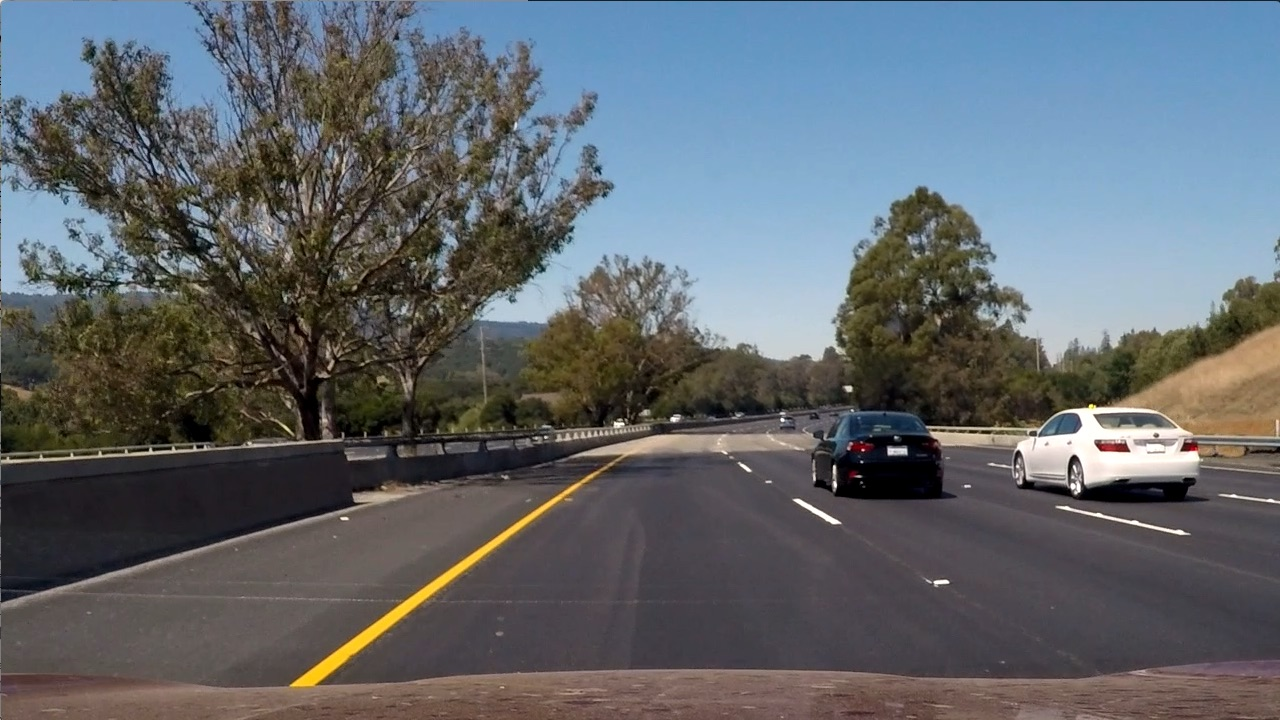
#> input picture Term1_Computer_Vision_and_Deep_Learning/05_Project-Vehicle_Detection_and_Tracking/bbox-example-image2.jpg, 1280 x 720 px; its folder holds 5 pictures in this run
$ jupyter execute --allow-errors 'Project - Vehicle Detection and Tracking.ipynb'   (shell and % lines are left out)   (older library calls are emulated)
#> lines starting #> are read from the running program, lines starting #| are printed output that depends on the picture; after the words box and inside, x2 and y2 are one past the last pixel; in counts of white or black regions, pixels touching at a corner belong together
# Project - Vehicle Detection and Tracking

[cell 1]
data_DIR = './data/small_data'

[cell 2]
import matplotlib.image as mpimg
import matplotlib.pyplot as plt
import numpy as np
import cv2
import glob
import time
from sklearn.svm import LinearSVC
from sklearn.preprocessing import StandardScaler
from skimage.feature import hog
# NOTE: the next import is only valid
# for scikit-learn version <= 0.17
# if you are using scikit-learn >= 0.18 then use this:
from sklearn.model_selection import train_test_split
from scipy.ndimage.measurements import label

## Data exploration

* used small dataset

[cell 3]
import matplotlib.image as mpimg
import matplotlib.pyplot as plt
import numpy as np
import cv2
import glob

# images are divided up into vehicles and non-vehicles

images = glob.glob(data_DIR + '/' +'*.jpeg')
cars = []
notcars = []

for image in images:
    if 'image' in image or 'extra' in image:
        notcars.append(image)
    else:
        cars.append(image)

# Define a function to return some characteristics of the dataset
def data_look(car_list, notcar_list):
    data_dict = {}
    # Define a key in data_dict "n_cars" and store the number of car images
    data_dict["n_cars"] = len(car_list)
    # Define a key "n_notcars" and store the number of notcar images
    data_dict["n_notcars"] = len(notcar_list)
    # Read in a test image, either car or notcar
    example_img = mpimg.imread(car_list[0])
    # Define a key "image_shape" and store the test image shape 3-tuple
    data_dict["image_shape"] = example_img.shape
    # Define a key "data_type" and store the data type of the test image.
    data_dict["data_type"] = example_img.dtype
    # Return data_dict
    return data_dict

#> (the rest of this cell did not finish here and is left out)

#> (a cell that did not finish here is left out)

## Implement Pipeline On Single Image

### Feature Extraction

#### Color-Space Histogram

[cell 5]
## Extract Color histogram from imgae
# [9 lines left out: function color_hist, not called in this run]

####  HOG

[cell 6]
## Extract HOG(Histogram of Oritented Gradients) from imgae
# [17 lines left out: function get_hog_features, not called in this run]


# Just for fun choose random car / not-car indices and plot example images
#> (the rest of this cell did not finish here and is left out)

#### Bin spatial

[cell 7]
## Extract spatial bins from imgae
# [5 lines left out: function bin_spatial, not called in this run]

#### Implement feature extraction fucntion

[cell 8]
## Extract features from training data set
def extract_features(imgs, color_space='RGB', spatial_size=(32, 32),
                        hist_bins=32, orient=9,
                        pix_per_cell=8, cell_per_block=2, hog_channel=0,
                        spatial_feat=True, hist_feat=True, hog_feat=True):
    # Create a list to append feature vectors to
    features = []
    # Iterate through the list of images
    for file in imgs:
        file_features = []
        # Read in each one by one
        img = mpimg.imread(file)
        image = cv2.resize(img, (64, 64))
        # apply color conversion if other than 'RGB'
        if color_space != 'RGB':
            if color_space == 'HSV':
                feature_image = cv2.cvtColor(image, cv2.COLOR_RGB2HSV)
            elif color_space == 'LUV':
                feature_image = cv2.cvtColor(image, cv2.COLOR_RGB2LUV)
            elif color_space == 'HLS':
                feature_image = cv2.cvtColor(image, cv2.COLOR_RGB2HLS)
            elif color_space == 'YUV':
                feature_image = cv2.cvtColor(image, cv2.COLOR_RGB2YUV)
            elif color_space == 'YCrCb':
                feature_image = cv2.cvtColor(image, cv2.COLOR_RGB2YCrCb)
        else: feature_image = np.copy(image)

        if spatial_feat == True:
            spatial_features = bin_spatial(feature_image, size=spatial_size)
            file_features.append(spatial_features)
        if hist_feat == True:
            # Apply color_hist()
            hist_features = color_hist(feature_image, nbins=hist_bins)
            file_features.append(hist_features)
        if hog_feat == True:
        # Call get_hog_features() with vis=False, feature_vec=True
            if hog_channel == 'ALL':
                hog_features = []
                for channel in range(feature_image.shape[2]):
                    hog_features.append(get_hog_features(feature_image[:,:,channel],
                                        orient, pix_per_cell, cell_per_block,
                                        vis=False, feature_vec=True))
                hog_features = np.ravel(hog_features)
            else:
                hog_features = get_hog_features(feature_image[:,:,hog_channel], orient,
                                                pix_per_cell, cell_per_block, vis=False, feature_vec=True)
            # Append the new feature vector to the features list
            file_features.append(hog_features)
        features.append(np.concatenate(file_features))
    # Return list of feature vectors
    return features

[cell 9]
## Extract feature from sigle image
# [45 lines left out: function single_img_features, not called in this run]

## Training Classifier

#### Train SVM

[cell 10]
import matplotlib.image as mpimg
import matplotlib.pyplot as plt
import numpy as np
import cv2
import glob
import time
from sklearn.svm import LinearSVC
from sklearn.preprocessing import StandardScaler
# NOTE: the next import is only valid
# for scikit-learn version <= 0.17
# if you are using scikit-learn >= 0.18 then use this:
from sklearn.model_selection import train_test_split


color_space = 'YUV' # Can be RGB, HSV, LUV, HLS, YUV, YCrCb , colorspace options
orient = 8
pix_per_cell = 8
cell_per_block = 2
hog_channel = 0 # Can be 0, 1, 2, or "ALL"
spatial_size=(32, 32)
hist_bins= 32
spatial_feat = True
hist_feat = True
hog_feat = True

[cell 11]
t=time.time()
car_features = extract_features(cars, color_space=color_space, spatial_size=spatial_size,
                        hist_bins = hist_bins, orient=orient,
                        pix_per_cell=pix_per_cell, cell_per_block=cell_per_block,
                        hog_channel=hog_channel,
                        spatial_feat = spatial_feat , hist_feat = hist_feat , hog_feat = hog_feat )
notcar_features = extract_features(notcars, color_space=color_space,spatial_size=spatial_size,
                        hist_bins = hist_bins, orient=orient,
                        pix_per_cell=pix_per_cell, cell_per_block=cell_per_block,
                        hog_channel=hog_channel,
                        spatial_feat = spatial_feat , hist_feat = hist_feat , hog_feat = hog_feat )

t2 = time.time()
print(round(t2-t, 2), 'Seconds to extract HOG features...')

# Create an array stack of feature vectors
X = np.vstack((car_features, notcar_features)).astype(np.float64)

# Fit a per-column scaler
#> (the rest of this cell did not finish here and is left out)

### Applying Sliding Windows

#### Searching Window 1

[cell 12]
import numpy as np
import cv2
import matplotlib.pyplot as plt
import matplotlib.image as mpimg

# Here is your draw_boxes function from the previous exercise
def draw_boxes(img, bboxes, color=(0, 0, 255), thick=6):
    # Make a copy of the image
    imcopy = np.copy(img)
    # Iterate through the bounding boxes
    for bbox in bboxes:
        # Draw a rectangle given bbox coordinates
        cv2.rectangle(imcopy, bbox[0], bbox[1], color, thick)
    # Return the image copy with boxes drawn
    return imcopy


# Define a function that takes an image,
# start and stop positions in both x and y,
# window size (x and y dimensions),
# and overlap fraction (for both x and y)
def slide_window(img, x_start_stop=[None, None], y_start_stop=[None, None],
                    xy_window=(64, 64), xy_overlap=(0.5, 0.5)):
    # If x and/or y start/stop positions not defined, set to image size
    if x_start_stop[0] == None:
        x_start_stop[0] = 0
    if x_start_stop[1] == None:
        x_start_stop[1] = img.shape[1]
    if y_start_stop[0] == None:
        y_start_stop[0] = 0
    if y_start_stop[1] == None:
        y_start_stop[1] = img.shape[0]
    # Compute the span of the region to be searched
    xspan = x_start_stop[1] - x_start_stop[0]
    yspan = y_start_stop[1] - y_start_stop[0]
    # Compute the number of pixels per step in x/y
    nx_pix_per_step = np.int(xy_window[0]*(1 - xy_overlap[0]))
    ny_pix_per_step = np.int(xy_window[1]*(1 - xy_overlap[1]))
    # Compute the number of windows in x/y
    nx_buffer = np.int(xy_window[0]*(xy_overlap[0]))
    ny_buffer = np.int(xy_window[1]*(xy_overlap[1]))
    nx_windows = np.int((xspan-nx_buffer)/nx_pix_per_step)
    ny_windows = np.int((yspan-ny_buffer)/ny_pix_per_step)
    # Initialize a list to append window positions to
    window_list = []
    # Loop through finding x and y window positions
    # Note: you could vectorize this step, but in practice
    # you'll be considering windows one by one with your
    # classifier, so looping makes sense
    for ys in range(ny_windows):
        for xs in range(nx_windows):
            # Calculate window position
            startx = xs*nx_pix_per_step + x_start_stop[0]
            endx = startx + xy_window[0]
            starty = ys*ny_pix_per_step + y_start_stop[0]
            endy = starty + xy_window[1]
            # Append window position to list
            window_list.append(((startx, starty), (endx, endy)))
    # Return the list of windows
    return window_list

image = mpimg.imread('bbox-example-image2.jpg')
#> image is the input picture: shape (720, 1280, 3); mean R, G, B 97, 102.6, 107.9


# region1 = {'x_start_stop':[None, None] ,
#            'y_start_stop':[int(64*6) ,int(64*12) ],
#            'window_size':(int(64*4) ,int(64*3)),
#            'window_overlap':(0.5 , 0.5)}

region1 = {'x_start_stop':[None, None] ,
           'y_start_stop':[400 ,700 ],
           'window_size':(320 ,240),
           'window_overlap':(0.75 , 0.75)}


x_start_stop = region1['x_start_stop']
y_start_stop = region1['y_start_stop']
window_size = region1['window_size']
window_overlap = region1['window_overlap']


windows = slide_window(image, x_start_stop=x_start_stop, y_start_stop=y_start_stop,
                    xy_window= window_size, xy_overlap= window_overlap)
#> windows = 26 items

print('Number of windows in this region = {}'.format(len(windows)))
#| Number of windows in this region = 26
window_img = draw_boxes(image, windows, color=(0, 0, 255), thick=6)
#> the loop in draw_boxes, `for bbox in bboxes:` made 26 passes
#> bbox on passes 1 to 4: ((0, 400), (320, 640)), ((80, 400), (400, 640)), ((160, 400), (480, 640)), ((240, 400), (560, 640))
plt.imshow(window_img)

#### Searching Window 2

[cell 13]
# region2 = {'x_start_stop':[None, None] ,
#            'y_start_stop':[int(64*6) ,int(64*9) ],
#            'window_size':(int(64*2) ,int(64*1)),
#            'window_overlap':( 0.5 , 0.5)}

region2 = {'x_start_stop':[None, None] ,
           'y_start_stop':[380 ,620],
           'window_size':(240,160),
           'window_overlap':( 0.75 , 0.75)}

x_start_stop = region2['x_start_stop']
y_start_stop = region2['y_start_stop']
window_size = region2['window_size']
window_overlap = region2['window_overlap']


windows = slide_window(image, x_start_stop=x_start_stop, y_start_stop=y_start_stop,
                    xy_window= window_size, xy_overlap= window_overlap)
#> windows = 54 items

print('Number of windows in this region = {}'.format(len(windows)))
#| Number of windows in this region = 54
window_img = draw_boxes(image, windows, color=(0, 0, 255), thick=6)
#> the loop in draw_boxes (call 2), `for bbox in bboxes:` made 54 passes
#> bbox on passes 1 to 4: ((0, 380), (240, 540)), ((60, 380), (300, 540)), ((120, 380), (360, 540)), ((180, 380), (420, 540))
plt.imshow(window_img)

#### Searching Window 3

[cell 14]
# region3 = {'x_start_stop':[None, None] ,
#            'y_start_stop':[int(64*6) ,int(64*8) ],
#            'window_size':(int(64*2) ,int(64*1)),
#            'window_overlap':( 0.75 , 0.5)}

region3 = {'x_start_stop':[None, None] ,
           'y_start_stop':[380 ,536],
           'window_size':(160,104),
           'window_overlap':( 0.75 , 0.75)}

x_start_stop = region3['x_start_stop']
y_start_stop = region3['y_start_stop']
window_size = region3['window_size']
window_overlap = region3['window_overlap']

windows = slide_window(image, x_start_stop=x_start_stop, y_start_stop=y_start_stop,
                    xy_window= window_size, xy_overlap= window_overlap)
#> windows = 87 items

print('Number of windows in this region = {}'.format(len(windows)))
#| Number of windows in this region = 87
window_img = draw_boxes(image, windows, color=(0, 0, 255), thick=6)
#> call 3 of draw_boxes, with color = (0, 0, 255), thick = 6
#> the loop in draw_boxes (call 3), `for bbox in bboxes:` made 87 passes
#> bbox on passes 1 to 4: ((0, 380), (160, 484)), ((40, 380), (200, 484)), ((80, 380), (240, 484)), ((120, 380), (280, 484))
#> after the loop in draw_boxes (call 3), `for bbox in bboxes:`:
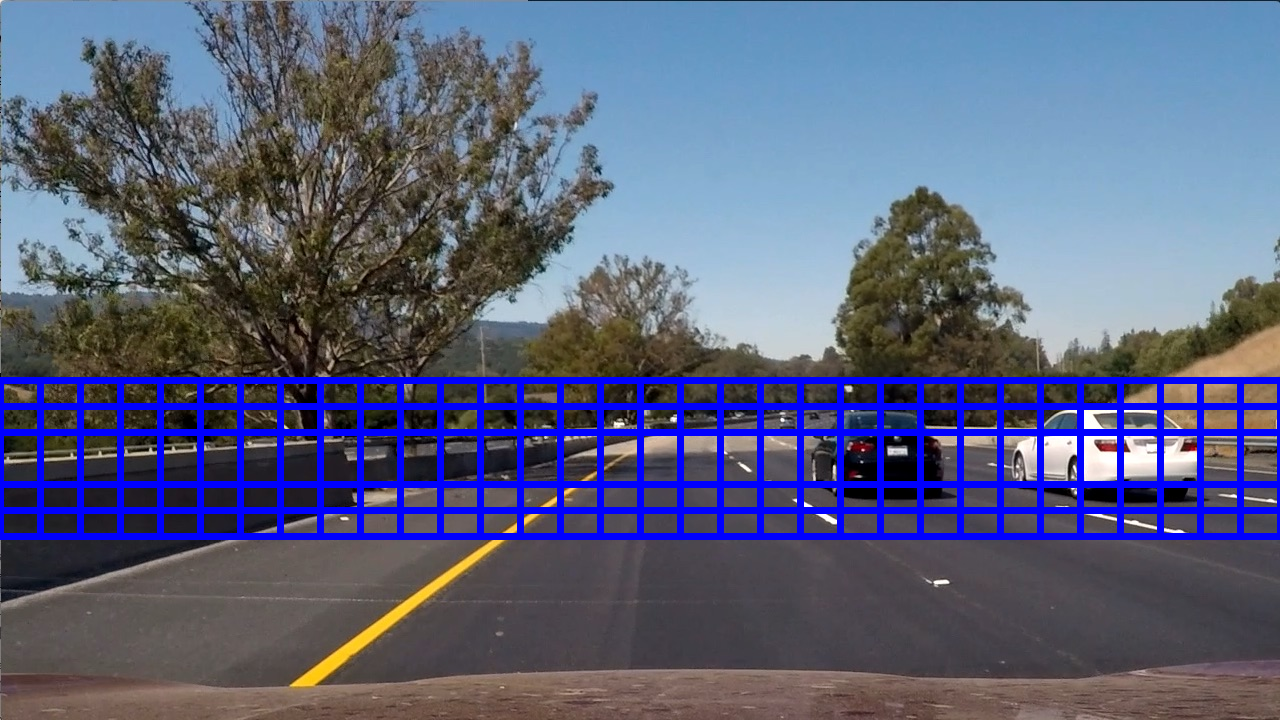
#> imcopy: shape (720, 1280, 3); 8.77% of pixels changed, all inside (x1, y1, x2, y2) = (0, 377, 1280, 540)
plt.imshow(window_img)

#### Searching Window 4

[cell 15]
# region3 = {'x_start_stop':[None, None] ,
#            'y_start_stop':[int(64*6) ,int(64*8) ],
#            'window_size':(int(64*2) ,int(64*1)),
#            'window_overlap':( 0.75 , 0.5)}

region4 = {'x_start_stop':[None, None] ,
           'y_start_stop':[380 ,540],
           'window_size':(80,87),
           'window_overlap':( 0.75 , 0.5)}

x_start_stop = region4['x_start_stop']
y_start_stop = region4['y_start_stop']
window_size = region4['window_size']
window_overlap = region4['window_overlap']

windows = slide_window(image, x_start_stop=x_start_stop, y_start_stop=y_start_stop,
                    xy_window= window_size, xy_overlap= window_overlap)
#> windows = 122 items

print('Number of windows in this region = {}'.format(len(windows)))
#| Number of windows in this region = 122
window_img = draw_boxes(image, windows, color=(0, 0, 255), thick=6)
#> call 4 of draw_boxes, with color = (0, 0, 255), thick = 6
#> the loop in draw_boxes (call 4), `for bbox in bboxes:` made 122 passes
#> bbox on passes 1 to 4: ((0, 380), (80, 467)), ((20, 380), (100, 467)), ((40, 380), (120, 467)), ((60, 380), (140, 467))
#> after the loop in draw_boxes (call 4), `for bbox in bboxes:`:
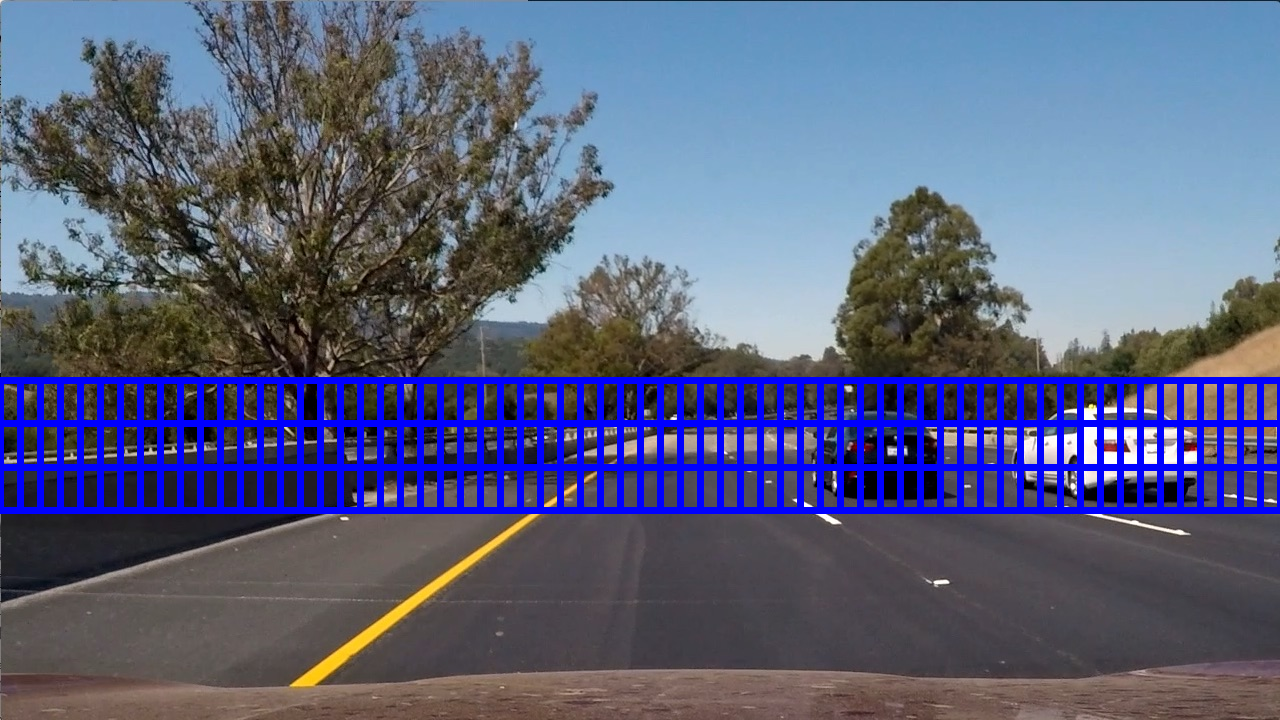
#> imcopy: shape (720, 1280, 3); 9.19% of pixels changed, all inside (x1, y1, x2, y2) = (0, 377, 1280, 514)
plt.imshow(window_img)

#### Implement Siding Window fucntion

[cell 16]
# window_regions =[region1,region2,region3,region4]

## get search windows from a image
def get_windows(img):

    region1 = {'x_start_stop':[None, None] ,
           'y_start_stop':[400 ,700 ],
           'window_size':(320 ,240),
           'window_overlap':(0.75 , 0.75)}

    region2 = {'x_start_stop':[None, None] ,
               'y_start_stop':[380 ,620],
               'window_size':(240,160),
               'window_overlap':( 0.75 , 0.75)}

    region3 = {'x_start_stop':[None, None] ,
               'y_start_stop':[380 ,536],
               'window_size':(160,104),
               'window_overlap':( 0.75 , 0.75)}

#     region4 = {'x_start_stop':[None, None] ,
#            'y_start_stop':[400 ,490],
#            'window_size':(80,72),
#            'window_overlap':( 0.75 , 0.75)}
    region4 = {'x_start_stop':[None, None] ,
               'y_start_stop':[380 ,540],
               'window_size':(80,87),
               'window_overlap':( 0.75 , 0.5)}

    window_regions =[region1,region2,region3,region4]

    windows = []
    for region in window_regions :
        x_start_stop = region['x_start_stop']
        y_start_stop = region['y_start_stop']
        window_size = region['window_size']
        window_overlap = region['window_overlap']

        region_windows = slide_window(img, x_start_stop=x_start_stop, y_start_stop=y_start_stop,
                    xy_window= window_size, xy_overlap= window_overlap)
        windows.extend(region_windows)
#> after the loop, windows = 289 items

    return windows


windows = get_windows(image)
#> windows = 289 items

print('Total number of windows = {}'.format(len(windows)))
#| Total number of windows = 289
window_img = draw_boxes(image, windows, color=(0, 0, 255), thick=6)
#> the loop in draw_boxes (call 5), `for bbox in bboxes:` made 289 passes
#> after the loop in draw_boxes (call 5), `for bbox in bboxes:`:
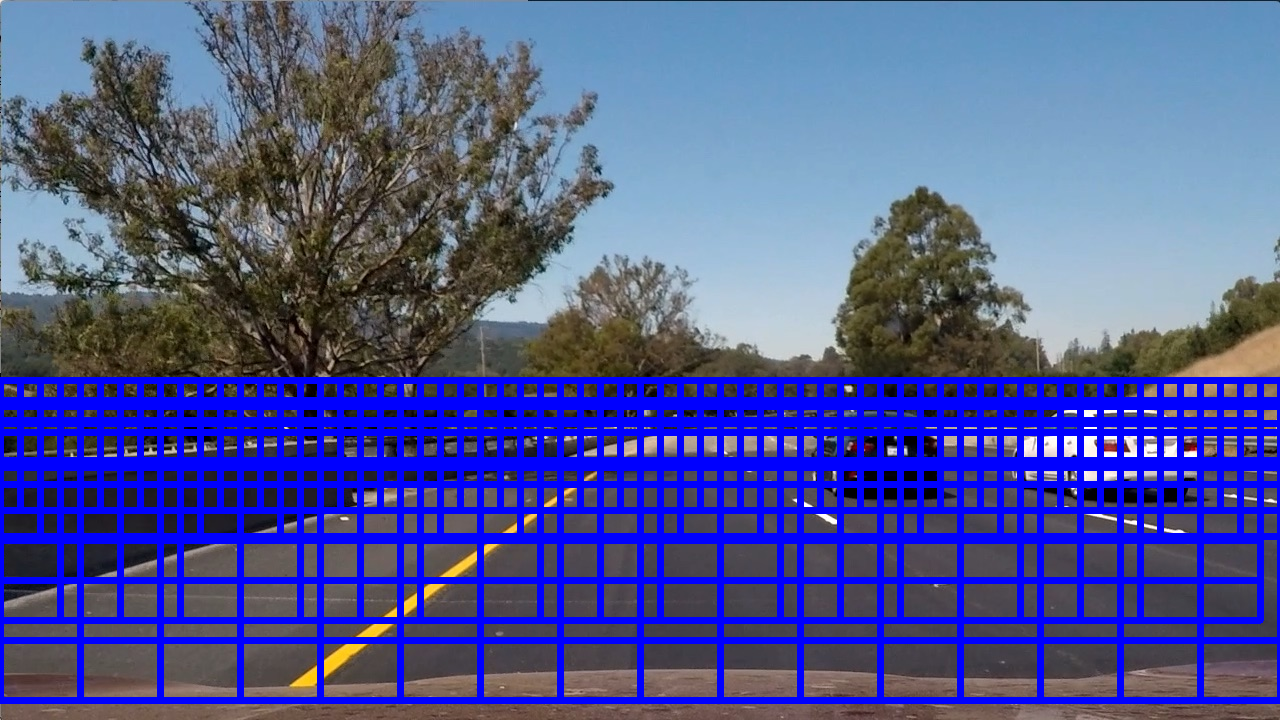
#> imcopy: shape (720, 1280, 3); mean R, G, B 80.1, 87.2, 146.9
plt.imshow(window_img)
